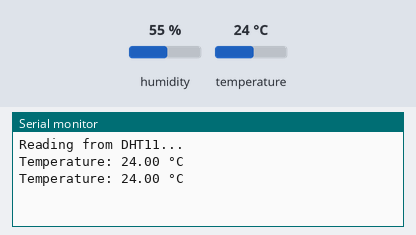
A sketch run on a simulated Arduino Uno, built with avr-gcc and run on an emulated ATmega328P. Shown: the last lines printed to the serial monitor. The test bench sets the inputs (shaded band); at power-on: temperature 24 °C, humidity 55 %.

Above: at 2.8 s.
2.9 s: temperature set to 12 °C
At 5.3 s:
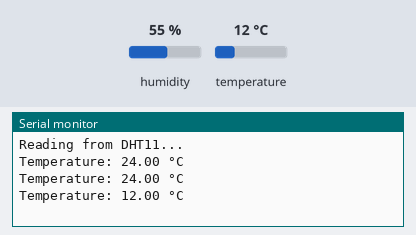
5.6 s: temperature set to 19 °C
At 6.6 s:
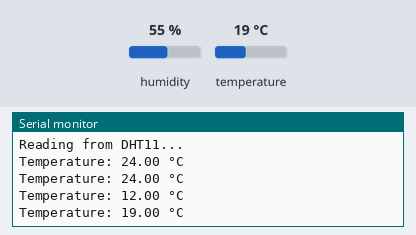
Timing chart, 0 to 8.6 s (numbered marks = the images above; inputs shaded):
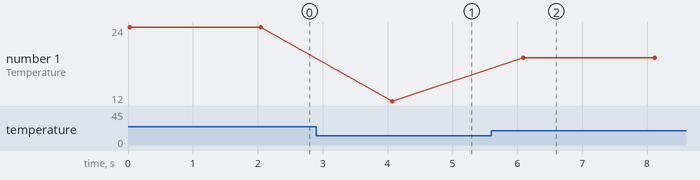

Measured:
- after the input at 2.9 s, the serial monitor: prints a new line after 1.2 s (image 1)
- after the input at 5.6 s, the serial monitor: prints a new line after 0.50 s (image 2)
- plotted number 1: 24 → 12 after the input at 2.9 s, 12 → 19 after the input at 5.6 s

The sketch:

DHT_Temp.ino
```cpp
#include <DHT.h>

// Define DHT type and pin
#define DHTPIN 2     // DHT data pin connected to pin 2
#define DHTTYPE DHT11

// Initialize DHT sensor
DHT dht(DHTPIN, DHTTYPE);

void setup() {
  Serial.begin(9600);
  Serial.println("Reading from DHT11...");
  dht.begin();
}

void loop() {
  // Read temperature as Celsius
  float tempC = dht.readTemperature();

  // Check if reading was successful
  if (isnan(tempC)) {
    Serial.println("Failed to read from DHT11 sensor!");
  } else {
    Serial.print("Temperature: ");
    Serial.print(tempC);
    Serial.println(" °C");
  }

  delay(2000); // DHT11 takes readings every ~2 seconds
}
```
